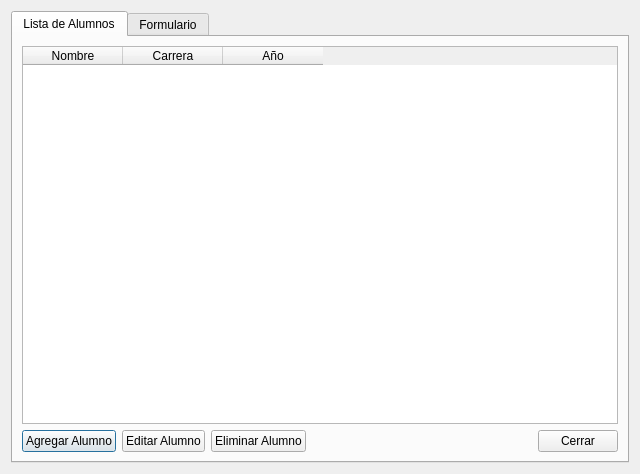
<?xml version="1.0" encoding="UTF-8"?>
<ui version="4.0">
 <class>Dialog</class>
 <widget class="QDialog" name="Dialog">
  <property name="geometry">
   <rect>
    <x>0</x>
    <y>0</y>
    <width>640</width>
    <height>474</height>
   </rect>
  </property>
  <property name="minimumSize">
   <size>
    <width>640</width>
    <height>400</height>
   </size>
  </property>
  <property name="windowTitle">
   <string>Gestión de Alumnos</string>
  </property>
  <layout class="QVBoxLayout" name="verticalLayout">
   <item>
    <widget class="QTabWidget" name="tabWidget">
     <property name="currentIndex">
      <number>0</number>
     </property>
     <widget class="QWidget" name="tabLista">
      <attribute name="title">
       <string>Lista de Alumnos</string>
      </attribute>
      <layout class="QVBoxLayout" name="verticalLayout_2">
       <item>
        <widget class="QTableWidget" name="tlbAlumnos">
         <property name="alternatingRowColors">
          <bool>true</bool>
         </property>
         <property name="selectionBehavior">
          <enum>QAbstractItemView::SelectRows</enum>
         </property>
         <property name="sortingEnabled">
          <bool>true</bool>
         </property>
         <column>
          <property name="text">
           <string>Nombre</string>
          </property>
         </column>
         <column>
          <property name="text">
           <string>Carrera</string>
          </property>
         </column>
         <column>
          <property name="text">
           <string>Año</string>
          </property>
         </column>
        </widget>
       </item>
       <item>
        <layout class="QHBoxLayout" name="horizontalLayout">
         <item>
          <widget class="QPushButton" name="btnAgregar">
           <property name="text">
            <string>Agregar Alumno</string>
           </property>
          </widget>
         </item>
         <item>
          <widget class="QPushButton" name="btnEditar">
           <property name="text">
            <string>Editar Alumno</string>
           </property>
          </widget>
         </item>
         <item>
          <widget class="QPushButton" name="btnEliminar">
           <property name="text">
            <string>Eliminar Alumno</string>
           </property>
          </widget>
         </item>
         <item>
          <spacer name="horizontalSpacer">
           <property name="orientation">
            <enum>Qt::Horizontal</enum>
           </property>
           <property name="sizeHint" stdset="0">
            <size>
             <width>40</width>
             <height>20</height>
            </size>
           </property>
          </spacer>
         </item>
         <item>
          <widget class="QPushButton" name="btnCerrar">
           <property name="text">
            <string>Cerrar</string>
           </property>
          </widget>
         </item>
        </layout>
       </item>
      </layout>
     </widget>
     <widget class="QWidget" name="tabFormulario">
      <attribute name="title">
       <string>Formulario</string>
      </attribute>
      <layout class="QVBoxLayout" name="verticalLayout_3">
       <item>
        <widget class="QGroupBox" name="groupBox">
         <property name="font">
          <font>
           <pointsize>9</pointsize>
          </font>
         </property>
         <property name="title">
          <string>Datos del Alumno</string>
         </property>
         <layout class="QFormLayout" name="formLayout">
          <item row="0" column="0">
           <widget class="QLabel" name="label_2">
            <property name="font">
             <font>
              <pointsize>10</pointsize>
             </font>
            </property>
            <property name="text">
             <string>Nombre:</string>
            </property>
           </widget>
          </item>
          <item row="0" column="1">
           <widget class="QLineEdit" name="txtNombre">
            <property name="font">
             <font>
              <pointsize>10</pointsize>
             </font>
            </property>
            <property name="placeholderText">
             <string>Ingrese el nombre completo</string>
            </property>
           </widget>
          </item>
          <item row="1" column="0">
           <widget class="QLabel" name="label_3">
            <property name="font">
             <font>
              <pointsize>10</pointsize>
             </font>
            </property>
            <property name="text">
             <string>Carrera:</string>
            </property>
           </widget>
          </item>
          <item row="1" column="1">
           <widget class="QLineEdit" name="txtCarrera">
            <property name="font">
             <font>
              <pointsize>10</pointsize>
             </font>
            </property>
            <property name="placeholderText">
             <string>Ingrese la carrera</string>
            </property>
           </widget>
          </item>
          <item row="2" column="0">
           <widget class="QLabel" name="label_4">
            <property name="font">
             <font>
              <pointsize>10</pointsize>
             </font>
            </property>
            <property name="text">
             <string>Año:</string>
            </property>
           </widget>
          </item>
          <item row="2" column="1">
           <widget class="QLineEdit" name="txtAnio">
            <property name="font">
             <font>
              <pointsize>10</pointsize>
             </font>
            </property>
            <property name="placeholderText">
             <string>Ingrese el año (1-10)</string>
            </property>
           </widget>
          </item>
         </layout>
        </widget>
       </item>
       <item>
        <layout class="QHBoxLayout" name="horizontalLayout_2">
         <item>
          <widget class="QPushButton" name="btnGuardar">
           <property name="font">
            <font>
             <pointsize>10</pointsize>
            </font>
           </property>
           <property name="text">
            <string>Guardar</string>
           </property>
          </widget>
         </item>
         <item>
          <widget class="QPushButton" name="btnCancelar">
           <property name="font">
            <font>
             <pointsize>10</pointsize>
            </font>
           </property>
           <property name="text">
            <string>Cancelar</string>
           </property>
          </widget>
         </item>
         <item>
          <spacer name="horizontalSpacer_2">
           <property name="orientation">
            <enum>Qt::Horizontal</enum>
           </property>
           <property name="sizeHint" stdset="0">
            <size>
             <width>40</width>
             <height>20</height>
            </size>
           </property>
          </spacer>
         </item>
        </layout>
       </item>
       <item>
        <spacer name="verticalSpacer">
         <property name="orientation">
          <enum>Qt::Vertical</enum>
         </property>
         <property name="sizeHint" stdset="0">
          <size>
           <width>20</width>
           <height>40</height>
          </size>
         </property>
        </spacer>
       </item>
      </layout>
     </widget>
    </widget>
   </item>
  </layout>
 </widget>
 <resources/>
 <connections/>
</ui>
